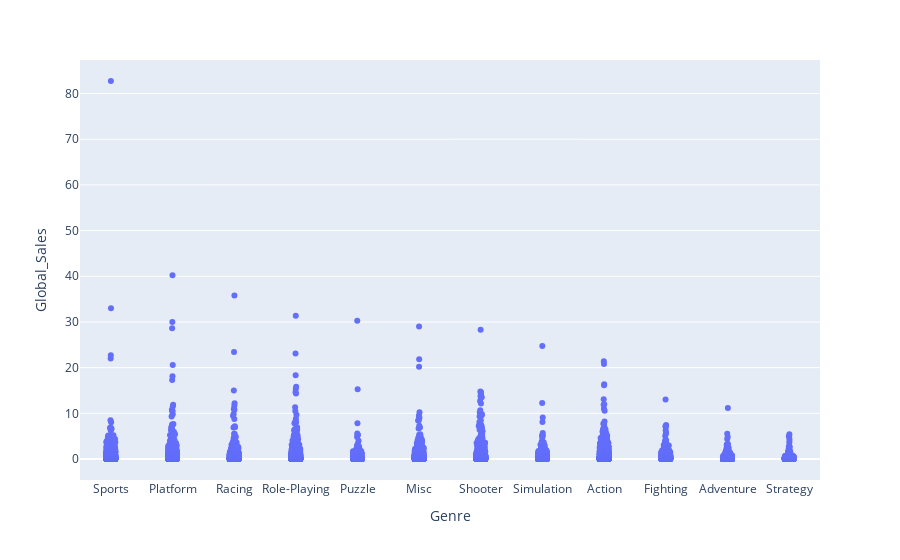

Write notebook code for a chart like this one.
### Code cell
# 24. สร้าง Stripplot โดยให้แกน X เป็น Genre และ แกน Y เป็นรายได้ทั่วโลก
px.strip(df,x='Genre',y='Global_Sales')

### Figure 1 — Plotly figure (JSON) as saved in the notebook; plotly's stock layout.template omitted (floating-point values rounded to 4 significant figures; data arrays with more than 128 entries replaced by an {"elided": "..."} marker saying what was removed)
{"data": [{"alignmentgroup": "True", "boxpoints": "all", "fillcolor": "rgba(255,255,255,0)", "hoveron": "points", "hovertemplate": "Genre=%{x}<br>Global_Sales=%{y}<extra></extra>", "legendgroup": "", "line": {"color": "rgba(255,255,255,0)"}, "marker": {"color": "#636efa"}, "name": "", "offsetgroup": "", "orientation": "v", "pointpos": 0, "showlegend": false, "type": "box", "x": {"elided": "16593 str values"}, "x0": " ", "xaxis": "x", "y": {"elided": "16593 float values"}, "y0": " ", "yaxis": "y"}], "layout": {"boxmode": "group", "legend": {"tracegroupgap": 0}, "margin": {"t": 60}, "xaxis": {"anchor": "y", "domain": [0, 1], "title": {"text": "Genre"}}, "yaxis": {"anchor": "x", "domain": [0, 1], "title": {"text": "Global_Sales"}}}}
